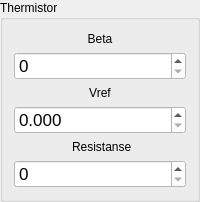
          <widget class="QGroupBox" name="groupBox_14">
           <property name="sizePolicy">
            <sizepolicy hsizetype="Expanding" vsizetype="Preferred">
             <horstretch>0</horstretch>
             <verstretch>0</verstretch>
            </sizepolicy>
           </property>
           <property name="title">
            <string>Thermistor</string>
           </property>
           <property name="flat">
            <bool>false</bool>
           </property>
           <property name="checkable">
            <bool>false</bool>
           </property>
           <layout class="QVBoxLayout" name="verticalLayout_5">
            <property name="topMargin">
             <number>12</number>
            </property>
            <item>
             <layout class="QVBoxLayout" name="verticalLayout_4">
              <item>
               <widget class="QLabel" name="label_3">
                <property name="text">
                 <string>Beta</string>
                </property>
                <property name="alignment">
                 <set>Qt::AlignmentFlag::AlignCenter</set>
                </property>
               </widget>
              </item>
              <item>
               <widget class="QDoubleSpinBox" name="therm_beta">
                <property name="sizePolicy">
                 <sizepolicy hsizetype="Minimum" vsizetype="Fixed">
                  <horstretch>100</horstretch>
                  <verstretch>0</verstretch>
                 </sizepolicy>
                </property>
                <property name="minimumSize">
                 <size>
                  <width>50</width>
                  <height>0</height>
                 </size>
                </property>
                <property name="maximumSize">
                 <size>
                  <width>16777215</width>
                  <height>16777215</height>
                 </size>
                </property>
                <property name="font">
                 <font>
                  <pointsize>13</pointsize>
                 </font>
                </property>
                <property name="focusPolicy">
                 <enum>Qt::FocusPolicy::ClickFocus</enum>
                </property>
                <property name="styleSheet">
                 <string notr="true">background: rgb(255,255,255)</string>
                </property>
                <property name="suffix">
                 <string/>
                </property>
                <property name="decimals">
                 <number>0</number>
                </property>
                <property name="minimum">
                 <double>0.000000000000000</double>
                </property>
                <property name="maximum">
                 <double>100000.000000000000000</double>
                </property>
                <property name="singleStep">
                 <double>1.000000000000000</double>
                </property>
                <property name="stepType">
                 <enum>QAbstractSpinBox::StepType::DefaultStepType</enum>
                </property>
                <property name="value">
                 <double>0.000000000000000</double>
                </property>
               </widget>
              </item>
             </layout>
            </item>
            <item>
             <layout class="QVBoxLayout" name="verticalLayout_3">
              <item>
               <widget class="QLabel" name="label_2">
                <property name="text">
                 <string>Vref</string>
                </property>
                <property name="alignment">
                 <set>Qt::AlignmentFlag::AlignCenter</set>
                </property>
               </widget>
              </item>
              <item>
               <widget class="QDoubleSpinBox" name="therm_vref">
                <property name="sizePolicy">
                 <sizepolicy hsizetype="Minimum" vsizetype="Fixed">
                  <horstretch>100</horstretch>
                  <verstretch>0</verstretch>
                 </sizepolicy>
                </property>
                <property name="minimumSize">
                 <size>
                  <width>50</width>
                  <height>0</height>
                 </size>
                </property>
                <property name="maximumSize">
                 <size>
                  <width>16777215</width>
                  <height>16777215</height>
                 </size>
                </property>
                <property name="font">
                 <font>
                  <pointsize>13</pointsize>
                 </font>
                </property>
                <property name="focusPolicy">
                 <enum>Qt::FocusPolicy::ClickFocus</enum>
                </property>
                <property name="styleSheet">
                 <string notr="true">background: rgb(255,255,255)</string>
                </property>
                <property name="suffix">
                 <string/>
                </property>
                <property name="decimals">
                 <number>3</number>
                </property>
                <property name="minimum">
                 <double>0.000000000000000</double>
                </property>
                <property name="maximum">
                 <double>3.300000000000000</double>
                </property>
                <property name="singleStep">
                 <double>0.100000000000000</double>
                </property>
                <property name="stepType">
                 <enum>QAbstractSpinBox::StepType::DefaultStepType</enum>
                </property>
                <property name="value">
                 <double>0.000000000000000</double>
                </property>
               </widget>
              </item>
             </layout>
            </item>
            <item>
             <layout class="QVBoxLayout" name="verticalLayout">
              <item>
               <widget class="QLabel" name="label">
                <property name="text">
                 <string> Resistanse</string>
                </property>
                <property name="alignment">
                 <set>Qt::AlignmentFlag::AlignCenter</set>
                </property>
               </widget>
              </item>
              <item>
               <widget class="QDoubleSpinBox" name="therm_resis">
                <property name="sizePolicy">
                 <sizepolicy hsizetype="Minimum" vsizetype="Fixed">
                  <horstretch>100</horstretch>
                  <verstretch>0</verstretch>
                 </sizepolicy>
                </property>
                <property name="minimumSize">
                 <size>
                  <width>50</width>
                  <height>0</height>
                 </size>
                </property>
                <property name="maximumSize">
                 <size>
                  <width>16777215</width>
                  <height>16777215</height>
                 </size>
                </property>
                <property name="font">
                 <font>
                  <pointsize>13</pointsize>
                 </font>
                </property>
                <property name="focusPolicy">
                 <enum>Qt::FocusPolicy::ClickFocus</enum>
                </property>
                <property name="styleSheet">
                 <string notr="true">background: rgb(255,255,255)</string>
                </property>
                <property name="suffix">
                 <string/>
                </property>
                <property name="decimals">
                 <number>0</number>
                </property>
                <property name="minimum">
                 <double>0.000000000000000</double>
                </property>
                <property name="maximum">
                 <double>100000.000000000000000</double>
                </property>
                <property name="singleStep">
                 <double>1.000000000000000</double>
                </property>
                <property name="stepType">
                 <enum>QAbstractSpinBox::StepType::DefaultStepType</enum>
                </property>
                <property name="value">
                 <double>0.000000000000000</double>
                </property>
               </widget>
              </item>
             </layout>
            </item>
           </layout>
          </widget>
